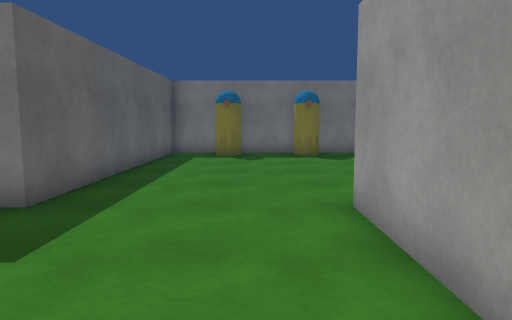
View 1 (above)

21 first-person views from a walk through a Unity game level. The camera is 1.3 m above the floor, tilts 6° down and sees 70° across. The floor is counted in squares, 1 m on a side. Each view is taken from the middle of a square. On the plan, view 1 faces up. The plan holds only what a view shows up to about 15 squares ahead; the rest is blank. The player is left out. Surface patterns are stand-ins for the level's own textures.

View 2
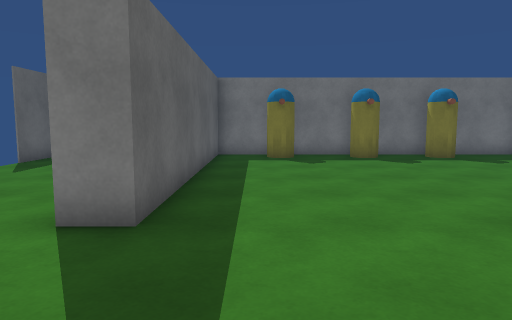

View 3
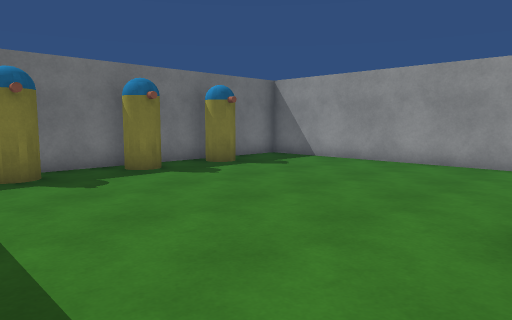

View 4
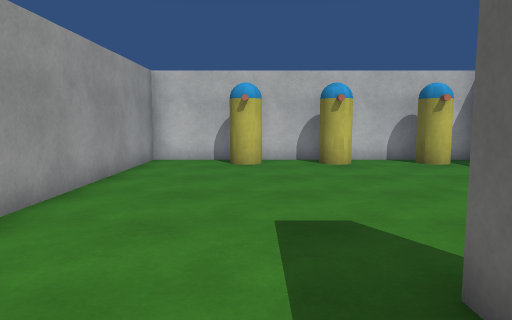

View 5
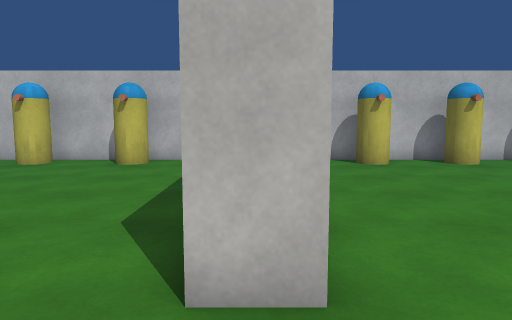

View 6
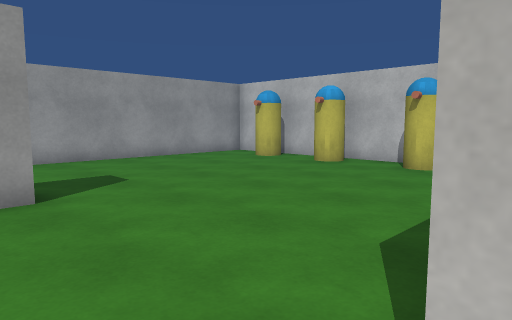

View 7
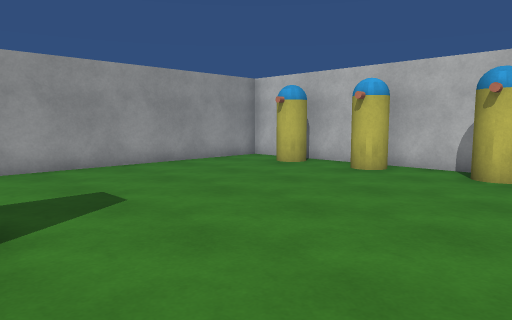

View 8
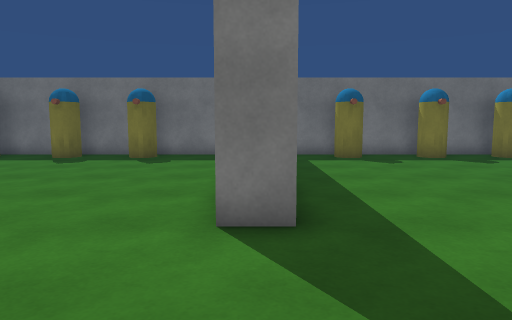

View 9
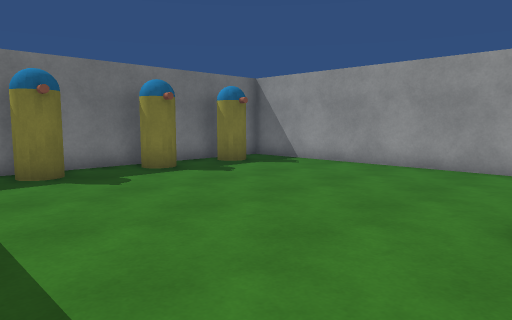

View 10
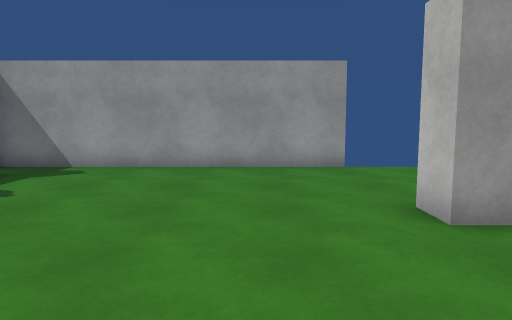

View 11
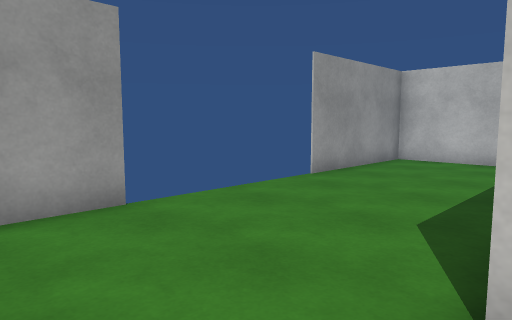

View 12
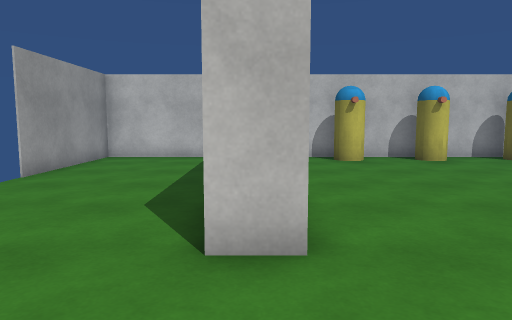

View 13
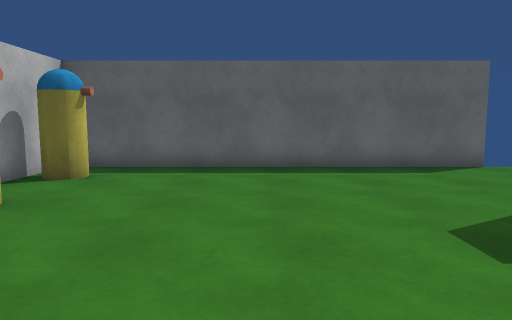

View 14
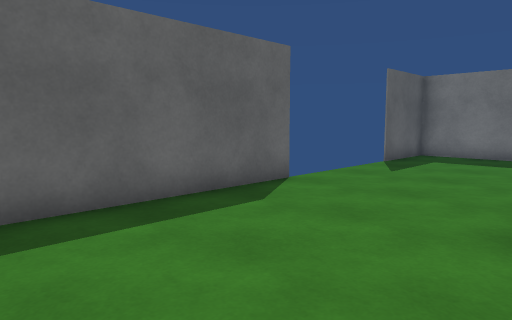

View 15
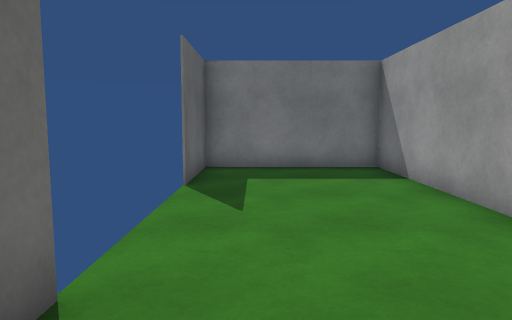

View 16
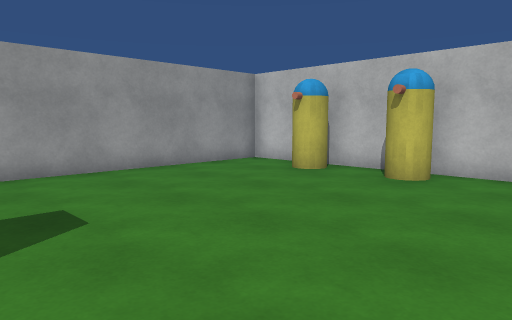

View 17
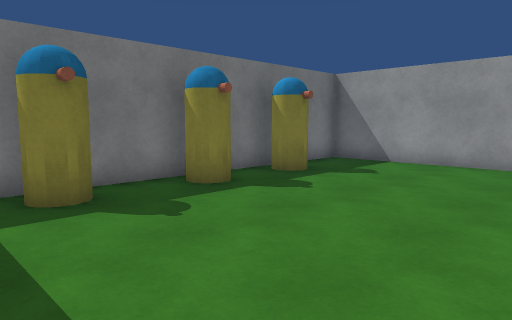

View 18
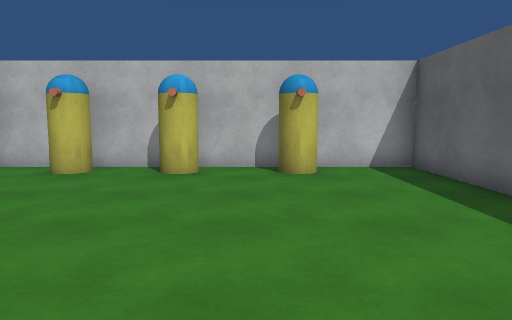

View 19
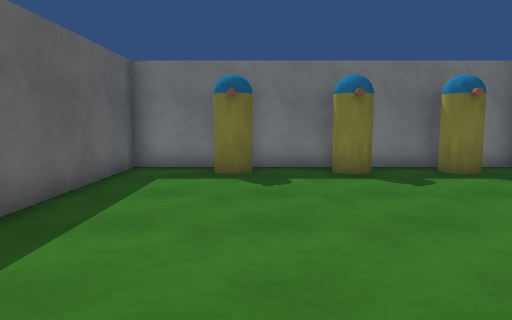

View 20
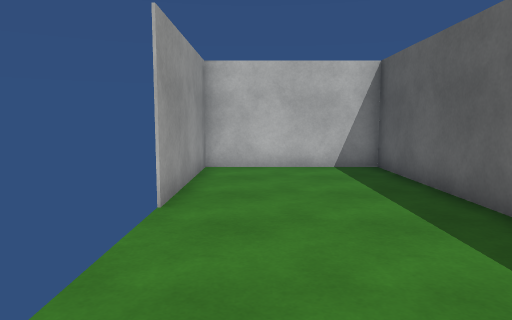

View 21
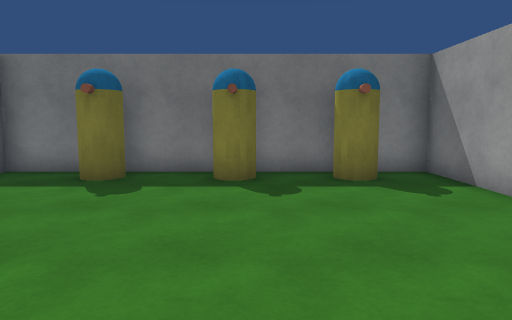

### Floor plan
Points are (right, up) in squares from view 1. A wall is a line through its corners. A room is listed if a view was taken in it or the views show most of it. See-through windows are left out.
Room 1 (views 1, 2, 3, 4, 5, 6, 7, 8, 9, 10, 11, 12, 13, 14, 15, 16, 17, 18, 19, 20, 21)
walls: (9.6, 5.4) (8.5, 5.4) (8.5, 15.4) (-3.5, 15.4) (-3.5, 5.4) (-4.5, 5.4); (2.5, -0.2) (2.5, -4.5) (14.5, -4.5) (14.5, 5.5) (15.5, 5.5); (-4.5, 9.9) (-4.5, 15.4) (-9.4, 15.4) (-9.4, 12.4); (15.5, 1.1) (15.5, -4.5) (20.4, -4.5) (20.4, 0.6); (-9.4, 7.6) (-9.4, -3.9); (20.4, 5.4) (20.4, 15.4) (9.5, 15.4) (9.5, 9.9); (-9.4, -4.5) (1.5, -4.5) (1.5, 5.5) (2.5, 5.5)
objects: other object (-8, -4) to (-7, -3); other object (-5, -4) to (-4, -3); other object (-2, -4) to (-1, -3); other object (-1, 14) to (-1, 15); other object (2, 14) to (2, 15); other object (4, 14) to (5, 15); other object (6, -4) to (6, -3); other object (9, -4) to (9, -3); other object (12, -4) to (12, -3); other object (12, 14) to (13, 15); other object (15, 14) to (16, 15); other object (18, 14) to (19, 15)

Positions as (right, up) in squares from view 1, and headings:
1: (0, 0), facing up
2: (-2, 1), facing up
3: (-3, 5), facing up-right
4: (-2, 8), facing down
5: (2, 8), facing down
6: (2, 7), facing down-right
7: (4, 6), facing down-right
8: (9, 1), facing up
9: (10, 5), facing up-right
10: (10, 8), facing right
11: (15, 8), facing down-right
12: (15, 9), facing down
13: (1, 1), facing left
14: (-4, 1), facing up-left
15: (-8, 5), facing up
16: (-8, 5), facing down-right
17: (-3, 8), facing up-right
18: (7, 6), facing down
19: (13, 5), facing up
20: (19, 6), facing down
21: (16, 6), facing up
